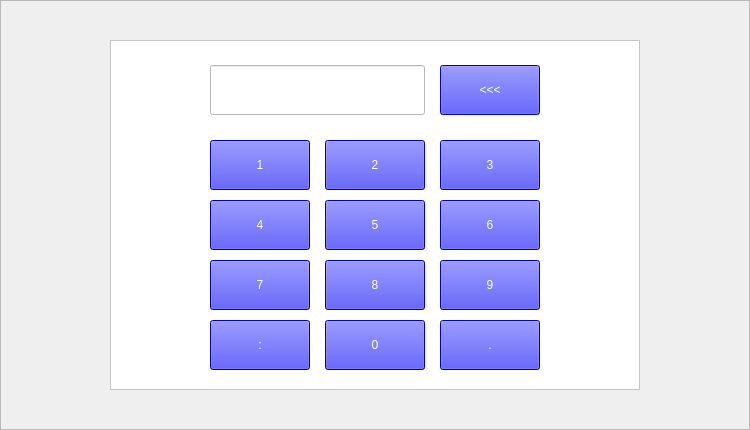
<?xml version="1.0" encoding="UTF-8"?>
<ui version="4.0">
 <class>number_pad_form</class>
 <widget class="QWidget" name="number_pad_form">
  <property name="geometry">
   <rect>
    <x>0</x>
    <y>0</y>
    <width>750</width>
    <height>430</height>
   </rect>
  </property>
  <property name="windowTitle">
   <string>Form</string>
  </property>
  <widget class="QFrame" name="win_number_pad">
   <property name="geometry">
    <rect>
     <x>0</x>
     <y>0</y>
     <width>750</width>
     <height>430</height>
    </rect>
   </property>
   <property name="frameShape">
    <enum>QFrame::StyledPanel</enum>
   </property>
   <property name="frameShadow">
    <enum>QFrame::Raised</enum>
   </property>
   <widget class="QFrame" name="number_pad">
    <property name="geometry">
     <rect>
      <x>110</x>
      <y>40</y>
      <width>530</width>
      <height>350</height>
     </rect>
    </property>
    <property name="layoutDirection">
     <enum>Qt::LeftToRight</enum>
    </property>
    <property name="styleSheet">
     <string notr="true">background-color: rgb(255, 255, 255);</string>
    </property>
    <property name="frameShape">
     <enum>QFrame::StyledPanel</enum>
    </property>
    <property name="frameShadow">
     <enum>QFrame::Raised</enum>
    </property>
    <widget class="QPushButton" name="btn_1_num_pad">
     <property name="geometry">
      <rect>
       <x>100</x>
       <y>100</y>
       <width>100</width>
       <height>50</height>
      </rect>
     </property>
     <property name="styleSheet">
      <string notr="true">color: rgb(255, 255, 255);
background-color: rgb(0, 0, 255);
alternate-background-color: rgb(0, 0, 255);
font: 75 24pt &quot;MS Shell Dlg 2&quot;;</string>
     </property>
     <property name="text">
      <string>1</string>
     </property>
    </widget>
    <widget class="QPushButton" name="btn_2_num_pad">
     <property name="geometry">
      <rect>
       <x>215</x>
       <y>100</y>
       <width>100</width>
       <height>50</height>
      </rect>
     </property>
     <property name="styleSheet">
      <string notr="true">color: rgb(255, 255, 255);
background-color: rgb(0, 0, 255);
alternate-background-color: rgb(0, 0, 255);
font: 75 24pt &quot;MS Shell Dlg 2&quot;;</string>
     </property>
     <property name="text">
      <string>2</string>
     </property>
    </widget>
    <widget class="QPushButton" name="btn_3_num_pad">
     <property name="geometry">
      <rect>
       <x>330</x>
       <y>100</y>
       <width>100</width>
       <height>50</height>
      </rect>
     </property>
     <property name="styleSheet">
      <string notr="true">color: rgb(255, 255, 255);
background-color: rgb(0, 0, 255);
alternate-background-color: rgb(0, 0, 255);
font: 75 24pt &quot;MS Shell Dlg 2&quot;;</string>
     </property>
     <property name="text">
      <string>3</string>
     </property>
    </widget>
    <widget class="QPushButton" name="btn_4_num_pad">
     <property name="geometry">
      <rect>
       <x>100</x>
       <y>160</y>
       <width>100</width>
       <height>50</height>
      </rect>
     </property>
     <property name="styleSheet">
      <string notr="true">color: rgb(255, 255, 255);
background-color: rgb(0, 0, 255);
alternate-background-color: rgb(0, 0, 255);
font: 75 24pt &quot;MS Shell Dlg 2&quot;;</string>
     </property>
     <property name="text">
      <string>4</string>
     </property>
    </widget>
    <widget class="QPushButton" name="btn_5_num_pad">
     <property name="geometry">
      <rect>
       <x>215</x>
       <y>160</y>
       <width>100</width>
       <height>50</height>
      </rect>
     </property>
     <property name="styleSheet">
      <string notr="true">color: rgb(255, 255, 255);
background-color: rgb(0, 0, 255);
alternate-background-color: rgb(0, 0, 255);
font: 75 24pt &quot;MS Shell Dlg 2&quot;;</string>
     </property>
     <property name="text">
      <string>5</string>
     </property>
    </widget>
    <widget class="QPushButton" name="btn_6_num_pad">
     <property name="geometry">
      <rect>
       <x>330</x>
       <y>160</y>
       <width>100</width>
       <height>50</height>
      </rect>
     </property>
     <property name="styleSheet">
      <string notr="true">color: rgb(255, 255, 255);
background-color: rgb(0, 0, 255);
alternate-background-color: rgb(0, 0, 255);
font: 75 24pt &quot;MS Shell Dlg 2&quot;;</string>
     </property>
     <property name="text">
      <string>6</string>
     </property>
    </widget>
    <widget class="QPushButton" name="btn_7_num_pad">
     <property name="geometry">
      <rect>
       <x>100</x>
       <y>220</y>
       <width>100</width>
       <height>50</height>
      </rect>
     </property>
     <property name="styleSheet">
      <string notr="true">color: rgb(255, 255, 255);
background-color: rgb(0, 0, 255);
alternate-background-color: rgb(0, 0, 255);
font: 75 24pt &quot;MS Shell Dlg 2&quot;;</string>
     </property>
     <property name="text">
      <string>7</string>
     </property>
    </widget>
    <widget class="QPushButton" name="btn_8_num_pad">
     <property name="geometry">
      <rect>
       <x>215</x>
       <y>220</y>
       <width>100</width>
       <height>50</height>
      </rect>
     </property>
     <property name="styleSheet">
      <string notr="true">color: rgb(255, 255, 255);
background-color: rgb(0, 0, 255);
alternate-background-color: rgb(0, 0, 255);
font: 75 24pt &quot;MS Shell Dlg 2&quot;;</string>
     </property>
     <property name="text">
      <string>8</string>
     </property>
    </widget>
    <widget class="QPushButton" name="btn_9_num_pad">
     <property name="geometry">
      <rect>
       <x>330</x>
       <y>220</y>
       <width>100</width>
       <height>50</height>
      </rect>
     </property>
     <property name="styleSheet">
      <string notr="true">color: rgb(255, 255, 255);
background-color: rgb(0, 0, 255);
alternate-background-color: rgb(0, 0, 255);
font: 75 24pt &quot;MS Shell Dlg 2&quot;;</string>
     </property>
     <property name="text">
      <string>9</string>
     </property>
    </widget>
    <widget class="QPushButton" name="btn_semi_colon_num_pad">
     <property name="geometry">
      <rect>
       <x>100</x>
       <y>280</y>
       <width>100</width>
       <height>50</height>
      </rect>
     </property>
     <property name="styleSheet">
      <string notr="true">color: rgb(255, 255, 255);
background-color: rgb(0, 0, 255);
alternate-background-color: rgb(0, 0, 255);
font: 75 24pt &quot;MS Shell Dlg 2&quot;;</string>
     </property>
     <property name="text">
      <string>:</string>
     </property>
    </widget>
    <widget class="QPushButton" name="btn_0_num_pad">
     <property name="geometry">
      <rect>
       <x>215</x>
       <y>280</y>
       <width>100</width>
       <height>50</height>
      </rect>
     </property>
     <property name="styleSheet">
      <string notr="true">color: rgb(255, 255, 255);
background-color: rgb(0, 0, 255);
alternate-background-color: rgb(0, 0, 255);
font: 75 24pt &quot;MS Shell Dlg 2&quot;;</string>
     </property>
     <property name="text">
      <string>0</string>
     </property>
    </widget>
    <widget class="QPushButton" name="btn_dot_num_pad">
     <property name="geometry">
      <rect>
       <x>330</x>
       <y>280</y>
       <width>100</width>
       <height>50</height>
      </rect>
     </property>
     <property name="styleSheet">
      <string notr="true">color: rgb(255, 255, 255);
background-color: rgb(0, 0, 255);
alternate-background-color: rgb(0, 0, 255);
font: 75 24pt &quot;MS Shell Dlg 2&quot;;</string>
     </property>
     <property name="text">
      <string>.</string>
     </property>
    </widget>
    <widget class="QLineEdit" name="num_pad_input_value">
     <property name="geometry">
      <rect>
       <x>100</x>
       <y>25</y>
       <width>215</width>
       <height>50</height>
      </rect>
     </property>
     <property name="layoutDirection">
      <enum>Qt::RightToLeft</enum>
     </property>
     <property name="styleSheet">
      <string notr="true">color: rgb(0, 0, 0);
background-color: rgb(255, 255, 255);
alternate-background-color: rgb(255, 255, 255);
font: 75 20pt &quot;MS Shell Dlg 2&quot;;</string>
     </property>
     <property name="alignment">
      <set>Qt::AlignRight|Qt::AlignTrailing|Qt::AlignVCenter</set>
     </property>
     <property name="readOnly">
      <bool>false</bool>
     </property>
    </widget>
    <widget class="QPushButton" name="delete_input_value">
     <property name="geometry">
      <rect>
       <x>330</x>
       <y>25</y>
       <width>100</width>
       <height>50</height>
      </rect>
     </property>
     <property name="styleSheet">
      <string notr="true">color: rgb(255, 255, 255);
background-color: rgb(0, 0, 255);
alternate-background-color: rgb(0, 0, 255);
font: 75 24pt &quot;MS Shell Dlg 2&quot;;</string>
     </property>
     <property name="text">
      <string>&lt;&lt;&lt;</string>
     </property>
    </widget>
   </widget>
  </widget>
 </widget>
 <resources/>
 <connections/>
</ui>
